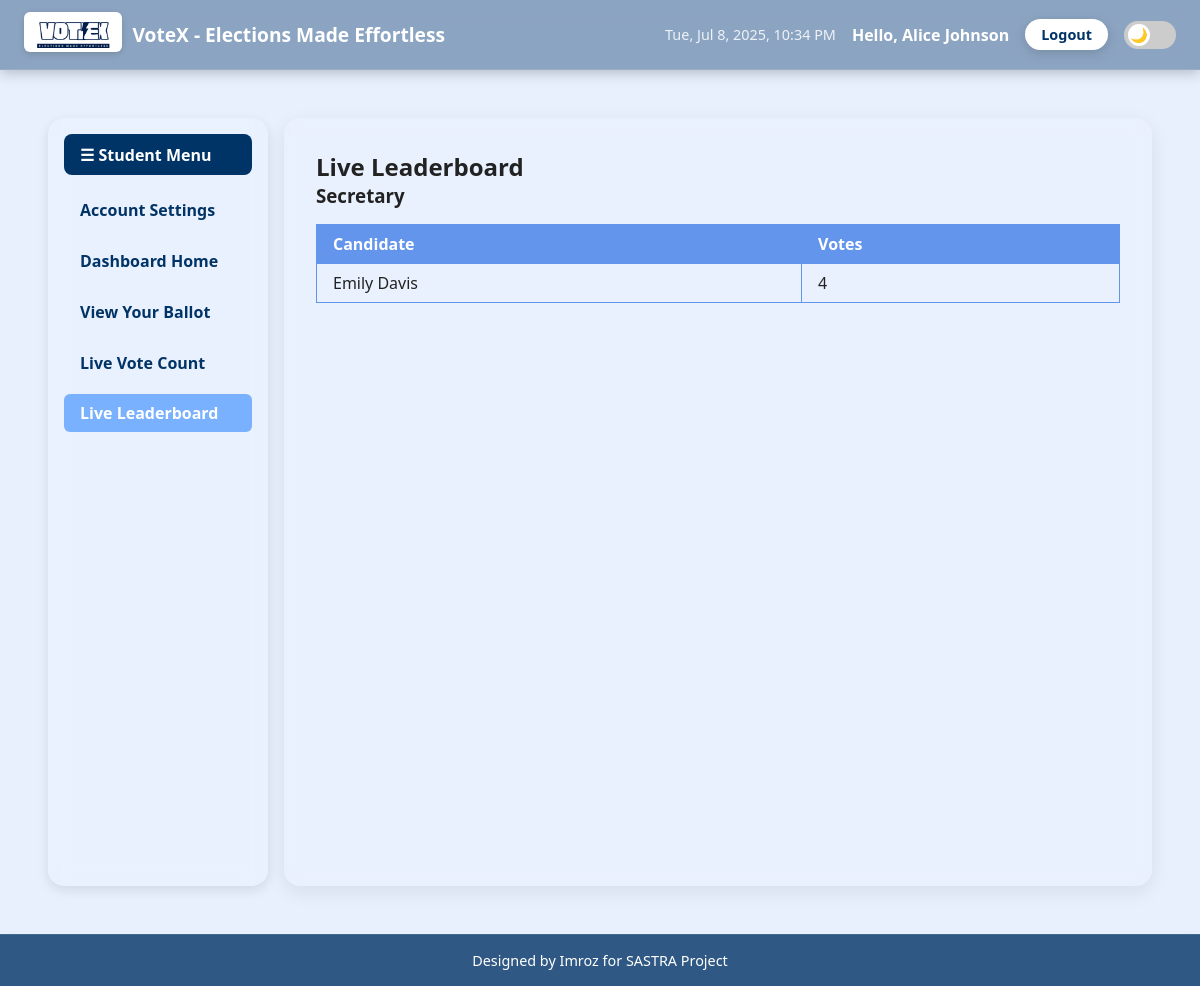
Page /results (signed in) on the committed database.
### tables this page shows
CREATE TABLE candidates (
            id INTEGER PRIMARY KEY AUTOINCREMENT,
            name TEXT NOT NULL,
            position_id INTEGER NOT NULL,
            FOREIGN KEY (position_id) REFERENCES positions(id)
        );

CREATE TABLE positions (
            id INTEGER PRIMARY KEY AUTOINCREMENT,
            name TEXT NOT NULL
        );

### app.py (the view)
@app.route('/results')
@login_required
def results():
    db = get_db()
    data = db.execute("""
        SELECT p.name as position, c.name as candidate, COUNT(b.id) as votes
        FROM positions p
        LEFT JOIN candidates c ON p.id = c.position_id
        LEFT JOIN ballots b ON c.id = b.candidate_id AND b.position_id = p.id
        GROUP BY p.id, c.id
        ORDER BY p.id, votes DESC
    """).fetchall()
    db.close()
    results_by_position = {}
    for row in data:
        pos = row['position']
        if pos not in results_by_position:
            results_by_position[pos] = []
        results_by_position[pos].append({'candidate': row['candidate'], 'votes': row['votes']})
    return render_template('results.html', results=results_by_position)

### app.py (called while the page is built)
def get_db():
    conn = sqlite3.connect(DATABASE)
    conn.row_factory = sqlite3.Row
    return conn

def login_required(f):
    @wraps(f)
    def decorated_function(*args, **kwargs):
        if 'user' not in session:
            return redirect(url_for('login'))
        return f(*args, **kwargs)
    return decorated_function

### templates/results.html
{% extends "student_base.html" %}
{% block student_content %}
<h2>Live Leaderboard</h2>
{% if results %}
  {% for position, candidates in results.items() %}
    <h3>{{ position }}</h3>
    <table>
      <tr>
        <th>Candidate</th>
        <th>Votes</th>
      </tr>
      {% for c in candidates %}
        <tr>
          <td>{{ c.candidate or 'N/A' }}</td>
          <td>{{ c.votes }}</td>
        </tr>
      {% endfor %}
    </table>
    <br>
  {% endfor %}
{% else %}
  <p>No results available yet.</p>
{% endif %}
{% endblock %}

### static/style.css (style rules this page uses)
:root { --babyblue: #a3c7f7; --darkblue: #2a3d66; --light-bg: #e8f0fe; --dark-bg: #121212; --glass-bg-light: rgba(255, 255, 255, 0.18); --glass-bg-dark: rgba(0, 0, 0, 0.4); --text-light: #222; --text-dark: #eee; --button-bg-light: #6495ed; --button-bg-dark: #3a4a7b; }
html[data-theme='light'] { --bg: var(--light-bg); --text: var(--text-light); --glass-bg: var(--glass-bg-light); --button-bg: var(--button-bg-light); --nav-bg: var(--babyblue); }
* { box-sizing: border-box; margin: 0; padding: 0; font-family: 'Segoe UI', Tahoma, Geneva, Verdana, sans-serif; }
body { background: var(--bg); color: var(--text); min-height: 100vh; display: flex; flex-direction: column; overflow-x: hidden; }
table { width: 100%; border-collapse: collapse; margin: 1rem 0; }
th, td { border: 1px solid var(--button-bg); padding: 0.5rem 1rem; text-align: left; color: var(--text); }
th { background-color: var(--button-bg); color: white; }

### templates/base.html (style rules this page uses)
* { box-sizing: border-box; }
html, body { margin: 0; padding: 0; min-height: 100vh; display: flex; flex-direction: column; font-family: 'Segoe UI', sans-serif; overflow-x: hidden; }

### rows in the picture
candidates: name "Secretary", name "Emily Davis", votes "4"

### other values in the picture
{{ session.get('name', session.get('user')) }} "Alice Johnson"
